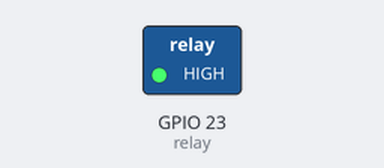
Bench run of a program on a simulated Raspberry Pi (BCM pin numbers). On the bench: switched loads named in the program (green lamp = pin HIGH). Dashed ring = blinking.

Above: at 0.2 s.
Timing chart, 0 to 3.0 s (numbered marks = the images above):
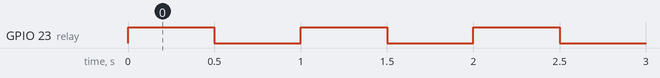

The program:

relay.py
```python
"""Basic relay test script."""

from gpiozero import DigitalOutputDevice
import time

# Some relays will have a jumper for high/low trigger.
# So, high trigger means you must turn the input on to turn on the relay.
# Low trigger means you must turn the input off to turn on the relay


def main():
    """Run a loop."""
    # Wire DC IN to 5V
    # Wire DC OUT to GND
    # Wire VCC to GPIO 23

    output_pin = 23
    relay = DigitalOutputDevice(output_pin)

    try:
        while True:
            relay.on()
            time.sleep(0.5)
            relay.off()
            time.sleep(0.5)

    except KeyboardInterrupt:
        pass
    finally:
        relay.close()


if __name__ == '__main__':
    main()
```

Measured:
- by itself, GPIO 23 (relay): alternates HIGH for 0.50 s and LOW for 0.50 s
